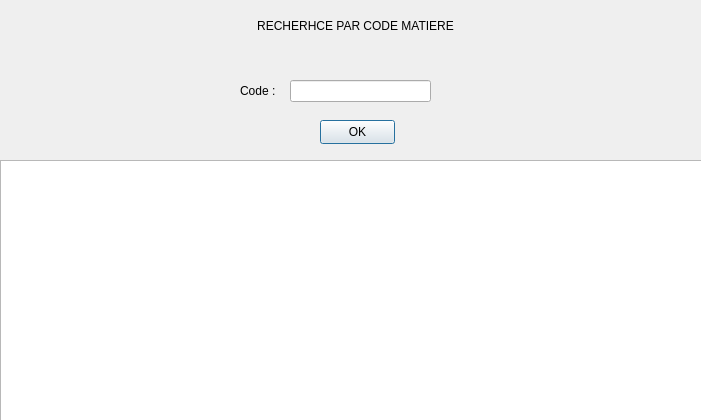
<?xml version="1.0" encoding="UTF-8"?>
<ui version="4.0">
 <class>Dialog</class>
 <widget class="QDialog" name="Dialog">
  <property name="geometry">
   <rect>
    <x>0</x>
    <y>0</y>
    <width>701</width>
    <height>420</height>
   </rect>
  </property>
  <property name="windowTitle">
   <string>Dialog</string>
  </property>
  <property name="styleSheet">
   <string notr="true">QProgressBar:horizontal {
    border: 1px solid #3A3939;
    text-align: center;
    padding: 1px;
    background: #201F1F;
}
QProgressBar::chunk:horizontal {
    background-color: qlineargradient(spread:reflect, x1:1, y1:0.545, x2:1, y2:0, stop:0 rgba(28, 66, 111, 255), stop:1 rgba(37, 87, 146, 255));
}

QToolTip
{
    border: 1px solid #3A3939;
    background-color: rgb(90, 102, 117);;
    color: white;
    padding: 1px;
    opacity: 200;
}

QWidget
{
    color: silver;
    background-color: #302F2F;
    selection-background-color:#3d8ec9;
    selection-color: black;
    background-clip: border;
    border-image: none;
    outline: 0;
}

QWidget:item:hover
{
    background-color: #78879b;
    color: black;
}

QWidget:item:selected
{
    background-color: #3d8ec9;
}

QCheckBox
{
    spacing: 5px;
    outline: none;
    color: #bbb;
    margin-bottom: 2px;
}

QCheckBox:disabled
{
    color: #777777;
}
QCheckBox::indicator,
QGroupBox::indicator
{
    width: 18px;
    height: 18px;
}
QGroupBox::indicator
{
    margin-left: 2px;
}

QCheckBox::indicator:unchecked,
QCheckBox::indicator:unchecked:hover,
QGroupBox::indicator:unchecked,
QGroupBox::indicator:unchecked:hover
{
    image: url(:/dark_blue/img/checkbox_unchecked.png);
}

QCheckBox::indicator:unchecked:focus,
QCheckBox::indicator:unchecked:pressed,
QGroupBox::indicator:unchecked:focus,
QGroupBox::indicator:unchecked:pressed
{
  border: none;
    image: url(:/dark_blue/img/checkbox_unchecked_focus.png);
}

QCheckBox::indicator:checked,
QCheckBox::indicator:checked:hover,
QGroupBox::indicator:checked,
QGroupBox::indicator:checked:hover
{
    image: url(:/dark_blue/img/checkbox_checked.png);
}

QCheckBox::indicator:checked:focus,
QCheckBox::indicator:checked:pressed,
QGroupBox::indicator:checked:focus,
QGroupBox::indicator:checked:pressed
{
  border: none;
    image: url(:/dark_blue/img/checkbox_checked_focus.png);
}

QCheckBox::indicator:indeterminate,
QCheckBox::indicator:indeterminate:hover,
QCheckBox::indicator:indeterminate:pressed
QGroupBox::indicator:indeterminate,
QGroupBox::indicator:indeterminate:hover,
QGroupBox::indicator:indeterminate:pressed
{
    image: url(:/dark_blue/img/checkbox_indeterminate.png);
}

QCheckBox::indicator:indeterminate:focus,
QGroupBox::indicator:indeterminate:focus
{
    image: url(:/dark_blue/img/checkbox_indeterminate_focus.png);
}

QCheckBox::indicator:checked:disabled,
QGroupBox::indicator:checked:disabled
{
    image: url(:/dark_blue/img/checkbox_checked_disabled.png);
}

QCheckBox::indicator:unchecked:disabled,
QGroupBox::indicator:unchecked:disabled
{
    image: url(:/dark_blue/img/checkbox_unchecked_disabled.png);
}

QRadioButton
{
    spacing: 5px;
    outline: none;
    color: #bbb;
    margin-bottom: 2px;
}

QRadioButton:disabled
{
    color: #777777;
}
QRadioButton::indicator
{
    width: 21px;
    height: 21px;
}

QRadioButton::indicator:unchecked,
QRadioButton::indicator:unchecked:hover
{
    image: url(:/dark_blue/img/radio_unchecked.png);
}

QRadioButton::indicator:unchecked:focus,
QRadioButton::indicator:unchecked:pressed
{
  border: none;
  outline: none;
    image: url(:/dark_blue/img/radio_unchecked_focus.png);
}

QRadioButton::indicator:checked,
QRadioButton::indicator:checked:hover
{
  border: none;
  outline: none;
    image: url(:/dark_blue/img/radio_checked.png);
}

QRadioButton::indicator:checked:focus,
QRadioButton::indicato::menu-arrowr:checked:pressed
{
  border: none;
  outline: none;
    image: url(:/dark_blue/img/radio_checked_focus.png);
}

QRadioButton::indicator:indeterminate,
QRadioButton::indicator:indeterminate:hover,
QRadioButton::indicator:indeterminate:pressed
{
        image: url(:/dark_blue/img/radio_indeterminate.png);
}

QRadioButton::indicator:checked:disabled
{
  outline: none;
  image: url(:/dark_blue/img/radio_checked_disabled.png);
}

QRadioButton::indicator:unchecked:disabled
{
    image: url(:/dark_blue/img/radio_unchecked_disabled.png);
}


QMenuBar
{
    background-color: #302F2F;
    color: silver;
}

QMenuBar::item
{
    background: transparent;
}

QMenuBar::item:selected
{
    background: transparent;
    border: 1px solid #3A3939;
}

QMenuBar::item:pressed
{
    border: 1px solid #3A3939;
    background-color: #3d8ec9;
    color: black;
    margin-bottom:-1px;
    padding-bottom:1px;
}

QMenu
{
    border: 1px solid #3A3939;
    color: silver;
    margin: 1px;
}

QMenu::icon
{
    margin: 1px;
}

QMenu::item
{
    padding: 2px 2px 2px 25px;
    margin-left: 5px;
    border: 1px solid transparent; /* reserve space for selection border */
}

QMenu::item:selected
{
    color: black;
}

QMenu::separator {
    height: 2px;
    background: lightblue;
    margin-left: 10px;
    margin-right: 5px;
}

QMenu::indicator {
    width: 16px;
    height: 16px;
}

/* non-exclusive indicator = check box style indicator
   (see QActionGroup::setExclusive) */
QMenu::indicator:non-exclusive:unchecked {
    image: url(:/dark_blue/img/checkbox_unchecked.png);
}

QMenu::indicator:non-exclusive:unchecked:selected {
    image: url(:/dark_blue/img/checkbox_unchecked_disabled.png);
}

QMenu::indicator:non-exclusive:checked {
    image: url(:/dark_blue/img/checkbox_checked.png);
}

QMenu::indicator:non-exclusive:checked:selected {
    image: url(:/dark_blue/img/checkbox_checked_disabled.png);
}

/* exclusive indicator = radio button style indicator (see QActionGroup::setExclusive) */
QMenu::indicator:exclusive:unchecked {
    image: url(:/dark_blue/img/radio_unchecked.png);
}

QMenu::indicator:exclusive:unchecked:selected {
    image: url(:/dark_blue/img/radio_unchecked_disabled.png);
}

QMenu::indicator:exclusive:checked {
    image: url(:/dark_blue/img/radio_checked.png);
}

QMenu::indicator:exclusive:checked:selected {
    image: url(:/dark_blue/img/radio_checked_disabled.png);
}

QMenu::right-arrow {
    margin: 5px;
    image: url(:/dark_blue/img/right_arrow.png)
}


QWidget:disabled
{
    color: #808080;
    background-color: #302F2F;
}

QAbstractItemView
{
    alternate-background-color: #3A3939;
    color: silver;
    border: 1px solid 3A3939;
    border-radius: 2px;
    padding: 1px;
}

QWidget:focus, QMenuBar:focus
{
    border: 1px solid #78879b;
}

QTabWidget:focus, QCheckBox:focus, QRadioButton:focus, QSlider:focus
{
    border: none;
}

QLineEdit
{
    background-color: #201F1F;
    padding: 2px;
    border-style: solid;
    border: 1px solid #3A3939;
    border-radius: 2px;
    color: silver;
}

QGroupBox {
    border:1px solid #3A3939;
    border-radius: 2px;
    margin-top: 20px;
    background-color: #302F2F;
    color: silver;
}

QGroupBox::title {
    subcontrol-origin: margin;
    subcontrol-position: top center;
    padding-left: 10px;
    padding-right: 10px;
    padding-top: 10px;
}

QAbstractScrollArea
{
    border-radius: 2px;
    border: 1px solid #3A3939;
    background-color: transparent;
}

QScrollBar:horizontal
{
    height: 15px;
    margin: 3px 15px 3px 15px;
    border: 1px transparent #2A2929;
    border-radius: 4px;
    background-color: #2A2929;
}

QScrollBar::handle:horizontal
{
    background-color: #605F5F;
    min-width: 5px;
    border-radius: 4px;
}

QScrollBar::add-line:horizontal
{
    margin: 0px 3px 0px 3px;
    border-image: url(:/dark_blue/img/right_arrow_disabled.png);
    width: 10px;
    height: 10px;
    subcontrol-position: right;
    subcontrol-origin: margin;
}

QScrollBar::sub-line:horizontal
{
    margin: 0px 3px 0px 3px;
    border-image: url(:/dark_blue/img/left_arrow_disabled.png);
    height: 10px;
    width: 10px;
    subcontrol-position: left;
    subcontrol-origin: margin;
}

QScrollBar::add-line:horizontal:hover,QScrollBar::add-line:horizontal:on
{
    border-image: url(:/dark_blue/img/right_arrow.png);
    height: 10px;
    width: 10px;
    subcontrol-position: right;
    subcontrol-origin: margin;
}


QScrollBar::sub-line:horizontal:hover, QScrollBar::sub-line:horizontal:on
{
    border-image: url(:/dark_blue/img/left_arrow.png);
    height: 10px;
    width: 10px;
    subcontrol-position: left;
    subcontrol-origin: margin;
}

QScrollBar::up-arrow:horizontal, QScrollBar::down-arrow:horizontal
{
    background: none;
}


QScrollBar::add-page:horizontal, QScrollBar::sub-page:horizontal
{
    background: none;
}

QScrollBar:vertical
{
    background-color: #2A2929;
    width: 15px;
    margin: 15px 3px 15px 3px;
    border: 1px transparent #2A2929;
    border-radius: 4px;
}

QScrollBar::handle:vertical
{
    background-color: #605F5F;
    min-height: 5px;
    border-radius: 4px;
}

QScrollBar::sub-line:vertical
{
    margin: 3px 0px 3px 0px;
    border-image: url(:/dark_blue/img/up_arrow_disabled.png);
    height: 10px;
    width: 10px;
    subcontrol-position: top;
    subcontrol-origin: margin;
}

QScrollBar::add-line:vertical
{
    margin: 3px 0px 3px 0px;
    border-image: url(:/dark_blue/img/down_arrow_disabled.png);
    height: 10px;
    width: 10px;
    subcontrol-position: bottom;
    subcontrol-origin: margin;
}

QScrollBar::sub-line:vertical:hover,QScrollBar::sub-line:vertical:on
{

    border-image: url(:/dark_blue/img/up_arrow.png);
    height: 10px;
    width: 10px;
    subcontrol-position: top;
    subcontrol-origin: margin;
}


QScrollBar::add-line:vertical:hover, QScrollBar::add-line:vertical:on
{
    border-image: url(:/dark_blue/img/down_arrow.png);
    height: 10px;
    width: 10px;
    subcontrol-position: bottom;
    subcontrol-origin: margin;
}

QScrollBar::up-arrow:vertical, QScrollBar::down-arrow:vertical
{
    background: none;
}


QScrollBar::add-page:vertical, QScrollBar::sub-page:vertical
{
    background: none;
}

QTextEdit
{
    background-color: #201F1F;
    color: silver;
    border: 1px solid #3A3939;
}

QPlainTextEdit
{
    background-color: #201F1F;;
    color: silver;
    border-radius: 2px;
    border: 1px solid #3A3939;
}

QHeaderView::section
{
    background-color: #3A3939;
    color: silver;
    padding-left: 4px;
    border: 1px solid #6c6c6c;
}

QSizeGrip {
    image: url(:/dark_blue/img/sizegrip.png);
    width: 12px;
    height: 12px;
}

QMainWindow
{
    background-color: #302F2F;

}

QMainWindow::separator
{
    background-color: #302F2F;
    color: white;
    padding-left: 4px;
    spacing: 2px;
    border: 1px dashed #3A3939;
}

QMainWindow::separator:hover
{

    background-color: #787876;
    color: white;
    padding-left: 4px;
    border: 1px solid #3A3939;
    spacing: 2px;
}


QMenu::separator
{
    height: 1px;
    background-color: #3A3939;
    color: white;
    padding-left: 4px;
    margin-left: 10px;
    margin-right: 5px;
}


QFrame
{
    border-radius: 2px;
    border: 1px solid #444;
}

QFrame[frameShape=&quot;0&quot;]
{
    border-radius: 2px;
    border: 1px transparent #444;
}

QStackedWidget
{
    background-color: #302F2F;
    border: 1px transparent black;
}

QToolBar {
    border: 1px transparent #393838;
    background: 1px solid #302F2F;
    font-weight: bold;
}

QToolBar::handle:horizontal {
    image: url(:/dark_blue/img/Hmovetoolbar.png);
}
QToolBar::handle:vertical {
    image: url(:/dark_blue/img/Vmovetoolbar.png);
}
QToolBar::separator:horizontal {
    image: url(:/dark_blue/img/Hsepartoolbar.png);
}
QToolBar::separator:vertical {
    image: url(:/dark_blue/img/Vsepartoolbars.png);
}

QPushButton
{
    color: silver;
    background-color: #302F2F;
    border-width: 2px;
    border-color: #4A4949;
    border-style: solid;
    padding-top: 2px;
    padding-bottom: 2px;
    padding-left: 10px;
    padding-right: 10px;
    border-radius: 4px;
    /* outline: none; */
    /* min-width: 40px; */
}

QPushButton:disabled
{
    background-color: #302F2F;
    border-width: 2px;
    border-color: #3A3939;
    border-style: solid;
    padding-top: 2px;
    padding-bottom: 2px;
    padding-left: 10px;
    padding-right: 10px;
    /*border-radius: 2px;*/
    color: #808080;
}

QPushButton:focus {
    background-color: #3d8ec9;
    color: white;
}

QComboBox
{
    selection-background-color: #3d8ec9;
    background-color: #201F1F;
    border-style: solid;
    border: 1px solid #3A3939;
    border-radius: 2px;
    padding: 2px;
    min-width: 75px;
}

QPushButton:checked{
    background-color: #4A4949;
    border-color: #6A6969;
}

QPushButton:hover {
    border: 2px solid #78879b;
    color: silver;
}

QComboBox:hover, QAbstractSpinBox:hover,QLineEdit:hover,QTextEdit:hover,QPlainTextEdit:hover,QAbstractView:hover,QTreeView:hover
{
    border: 1px solid #78879b;
    color: silver;
}

QComboBox:on
{
    background-color: #626873;
    padding-top: 3px;
    padding-left: 4px;
    selection-background-color: #4a4a4a;
}

QComboBox QAbstractItemView
{
    background-color: #201F1F;
    border-radius: 2px;
    border: 1px solid #444;
    selection-background-color: #3d8ec9;
    color: silver;
}

QComboBox::drop-down
{
    subcontrol-origin: padding;
    subcontrol-position: top right;
    width: 15px;

    border-left-width: 0px;
    border-left-color: darkgray;
    border-left-style: solid;
    border-top-right-radius: 3px;
    border-bottom-right-radius: 3px;
}

QComboBox::down-arrow
{
    image: url(:/dark_blue/img/down_arrow_disabled.png);
}

QComboBox::down-arrow:on, QComboBox::down-arrow:hover,
QComboBox::down-arrow:focus
{
    image: url(:/dark_blue/img/down_arrow.png);
}

QPushButton:pressed
{
    background-color: #484846;
}

QAbstractSpinBox {
    padding-top: 2px;
    padding-bottom: 2px;
    border: 1px solid #3A3939;
    background-color: #201F1F;
    color: silver;
    border-radius: 2px;
    min-width: 75px;
}

QAbstractSpinBox:up-button
{
    background-color: transparent;
    subcontrol-origin: border;
    subcontrol-position: top right;
}

QAbstractSpinBox:down-button
{
    background-color: transparent;
    subcontrol-origin: border;
    subcontrol-position: bottom right;
}

QAbstractSpinBox::up-arrow,QAbstractSpinBox::up-arrow:disabled,QAbstractSpinBox::up-arrow:off {
    image: url(:/dark_blue/img/up_arrow_disabled.png);
    width: 10px;
    height: 10px;
}
QAbstractSpinBox::up-arrow:hover
{
    image: url(:/dark_blue/img/up_arrow.png);
}


QAbstractSpinBox::down-arrow,QAbstractSpinBox::down-arrow:disabled,QAbstractSpinBox::down-arrow:off
{
    image: url(:/dark_blue/img/down_arrow_disabled.png);
    width: 10px;
    height: 10px;
}
QAbstractSpinBox::down-arrow:hover
{
    image: url(:/dark_blue/img/down_arrow.png);
}


QLabel
{
    border: 0px solid black;
}

QTabWidget{
    border: 1px transparent black;
}

QTabWidget::pane {
    border: 1px solid #444;
    border-radius: 3px;
    padding: 3px;
}

QTabBar
{
    qproperty-drawBase: 0;
    left: 5px; /* move to the right by 5px */
}

QTabBar:focus
{
    border: 0px transparent black;
}

QTabBar::close-button  {
    image: url(:/dark_blue/img/close.png);
    background: transparent;
}

QTabBar::close-button:hover
{
    image: url(:/dark_blue/img/close-hover.png);
    background: transparent;
}

QTabBar::close-button:pressed {
    image: url(:/dark_blue/img/close-pressed.png);
    background: transparent;
}

/* TOP TABS */
QTabBar::tab:top {
    color: #b1b1b1;
    border: 1px solid #4A4949;
    border-bottom: 1px transparent black;
    background-color: #302F2F;
    padding: 5px;
    border-top-left-radius: 2px;
    border-top-right-radius: 2px;
}

QTabBar::tab:top:!selected
{
    color: #b1b1b1;
    background-color: #201F1F;
    border: 1px transparent #4A4949;
    border-bottom: 1px transparent #4A4949;
    border-top-left-radius: 0px;
    border-top-right-radius: 0px;
}

QTabBar::tab:top:!selected:hover {
    background-color: #48576b;
}

/* BOTTOM TABS */
QTabBar::tab:bottom {
    color: #b1b1b1;
    border: 1px solid #4A4949;
    border-top: 1px transparent black;
    background-color: #302F2F;
    padding: 5px;
    border-bottom-left-radius: 2px;
    border-bottom-right-radius: 2px;
}

QTabBar::tab:bottom:!selected
{
    color: #b1b1b1;
    background-color: #201F1F;
    border: 1px transparent #4A4949;
    border-top: 1px transparent #4A4949;
    border-bottom-left-radius: 0px;
    border-bottom-right-radius: 0px;
}

QTabBar::tab:bottom:!selected:hover {
    background-color: #78879b;
}

/* LEFT TABS */
QTabBar::tab:left {
    color: #b1b1b1;
    border: 1px solid #4A4949;
    border-left: 1px transparent black;
    background-color: #302F2F;
    padding: 5px;
    border-top-right-radius: 2px;
    border-bottom-right-radius: 2px;
}

QTabBar::tab:left:!selected
{
    color: #b1b1b1;
    background-color: #201F1F;
    border: 1px transparent #4A4949;
    border-right: 1px transparent #4A4949;
    border-top-right-radius: 0px;
    border-bottom-right-radius: 0px;
}

QTabBar::tab:left:!selected:hover {
    background-color: #48576b;
}


/* RIGHT TABS */
QTabBar::tab:right {
    color: #b1b1b1;
    border: 1px solid #4A4949;
    border-right: 1px transparent black;
    background-color: #302F2F;
    padding: 5px;
    border-top-left-radius: 2px;
    border-bottom-left-radius: 2px;
}

QTabBar::tab:right:!selected
{
    color: #b1b1b1;
    background-color: #201F1F;
    border: 1px transparent #4A4949;
    border-right: 1px transparent #4A4949;
    border-top-left-radius: 0px;
    border-bottom-left-radius: 0px;
}

QTabBar::tab:right:!selected:hover {
    background-color: #48576b;
}

QTabBar QToolButton::right-arrow:enabled {
     image: url(:/dark_blue/img/right_arrow.png);
 }

 QTabBar QToolButton::left-arrow:enabled {
     image: url(:/dark_blue/img/left_arrow.png);
 }

QTabBar QToolButton::right-arrow:disabled {
     image: url(:/dark_blue/img/right_arrow_disabled.png);
 }

 QTabBar QToolButton::left-arrow:disabled {
     image: url(:/dark_blue/img/left_arrow_disabled.png);
 }


QDockWidget {
    border: 1px solid #403F3F;
    titlebar-close-icon: url(:/dark_blue/img/close.png);
    titlebar-normal-icon: url(:/dark_blue/img/undock.png);
}

QDockWidget::close-button, QDockWidget::float-button {
    border: 1px solid transparent;
    border-radius: 2px;
    background: transparent;
}

QDockWidget::close-button:hover, QDockWidget::float-button:hover {
    background: rgba(255, 255, 255, 10);
}

QDockWidget::close-button:pressed, QDockWidget::float-button:pressed {
    padding: 1px -1px -1px 1px;
    background: rgba(255, 255, 255, 10);
}

QTreeView, QListView, QTextBrowser, AtLineEdit, AtLineEdit::hover {
    border: 1px solid #444;
    background-color: silver;
    border-radius: 3px;
    margin-left: 3px;
    color: black;
}

QTreeView:branch:selected, QTreeView:branch:hover {
    background: url(:/dark_blue/img/transparent.png);
}

QTreeView::branch:has-siblings:!adjoins-item {
    border-image: url(:/dark_blue/img/transparent.png);
}

QTreeView::branch:has-siblings:adjoins-item {
    border-image: url(:/dark_blue/img/transparent.png);
}

QTreeView::branch:!has-children:!has-siblings:adjoins-item {
    border-image: url(:/dark_blue/img/transparent.png);
}

QTreeView::branch:has-children:!has-siblings:closed,
QTreeView::branch:closed:has-children:has-siblings {
    image: url(:/dark_blue/img/branch_closed.png);
}

QTreeView::branch:open:has-children:!has-siblings,
QTreeView::branch:open:has-children:has-siblings  {
    image: url(:/dark_blue/img/branch_open.png);
}

QTreeView::branch:has-children:!has-siblings:closed:hover,
QTreeView::branch:closed:has-children:has-siblings:hover {
    image: url(:/dark_blue/img/branch_closed-on.png);
    }

QTreeView::branch:open:has-children:!has-siblings:hover,
QTreeView::branch:open:has-children:has-siblings:hover  {
    image: url(:/dark_blue/img/branch_open-on.png);
    }

QListView::item:!selected:hover, QListView::item:!selected:hover, QTreeView::item:!selected:hover  {
    background: rgba(0, 0, 0, 0);
    outline: 0;
    color: #FFFFFF
}

QListView::item:selected:hover, QListView::item:selected:hover, QTreeView::item:selected:hover  {
    background: #3d8ec9;
    color: #FFFFFF;
}

QSlider::groove:horizontal {
    border: 1px solid #3A3939;
    height: 8px;
    background: #201F1F;
    margin: 2px 0;
    border-radius: 2px;
}

QSlider::handle:horizontal {
    background: QLinearGradient( x1: 0, y1: 0, x2: 0, y2: 1,
      stop: 0.0 silver, stop: 0.2 #a8a8a8, stop: 1 #727272);
    border: 1px solid #3A3939;
    width: 14px;
    height: 14px;
    margin: -4px 0;
    border-radius: 2px;
}

QSlider::groove:vertical {
    border: 1px solid #3A3939;
    width: 8px;
    background: #201F1F;
    margin: 0 0px;
    border-radius: 2px;
}

QSlider::handle:vertical {
    background: QLinearGradient( x1: 0, y1: 0, x2: 0, y2: 1, stop: 0.0 silver,
    stop: 0.2 #a8a8a8, stop: 1 #727272);
    border: 1px solid #3A3939;
    width: 14px;
    height: 14px;
    margin: 0 -4px;
    border-radius: 2px;
}

QToolButton {
    /*  background-color: transparent; */
    border: 2px transparent #4A4949;
    border-radius: 4px;
    background-color: dimgray;
    margin: 2px;
    padding: 2px;
}

QToolButton[popupMode=&quot;1&quot;] { /* only for MenuButtonPopup */
 padding-right: 20px; /* make way for the popup button */
 border: 2px transparent #4A4949;
 border-radius: 4px;
}

QToolButton[popupMode=&quot;2&quot;] { /* only for InstantPopup */
 padding-right: 10px; /* make way for the popup button */
 border: 2px transparent #4A4949;
}


QToolButton:hover, QToolButton::menu-button:hover {
    border: 2px solid #78879b;
}

QToolButton:checked, QToolButton:pressed,
    QToolButton::menu-button:pressed {
    background-color: #4A4949;
    border: 2px solid #78879b;
}

/* the subcontrol below is used only in the InstantPopup or DelayedPopup mode */
QToolButton::menu-indicator {
    image: url(:/dark_blue/img/down_arrow.png);
    top: -7px; left: -2px; /* shift it a bit */
}

/* the subcontrols below are used only in the MenuButtonPopup mode */
QToolButton::menu-button {
    border: 1px transparent #4A4949;
    border-top-right-radius: 6px;
    border-bottom-right-radius: 6px;
    /* 16px width + 4px for border = 20px allocated above */
    width: 16px;
    outline: none;
}

QToolButton::menu-arrow {
    image: url(:/dark_blue/img/down_arrow.png);
}

QToolButton::menu-arrow:open {
    top: 1px; left: 1px; /* shift it a bit */
    border: 1px solid #3A3939;
}

QPushButton::menu-indicator  {
    subcontrol-origin: padding;
    subcontrol-position: bottom right;
    left: 4px;
}

QTableView
{
    border: 1px solid #444;
    gridline-color: #6c6c6c;
    background-color: #201F1F;
}


QTableView, QHeaderView
{
    border-radius: 0px;
}

QTableView::item:pressed, QListView::item:pressed, QTreeView::item:pressed  {
    background: #78879b;
    color: #FFFFFF;
}

QTableView::item:selected:active, QTreeView::item:selected:active, QListView::item:selected:active  {
    background: #3d8ec9;
    color: #FFFFFF;
}


QHeaderView
{
    border: 1px transparent;
    border-radius: 2px;
    margin: 0px;
    padding: 0px;
}

QHeaderView::section  {
    background-color: #3A3939;
    color: silver;
    padding: 4px;
    border: 1px solid #6c6c6c;
    border-radius: 0px;
    text-align: center;
}

QHeaderView::section::vertical::first, QHeaderView::section::vertical::only-one
{
    border-top: 1px solid #6c6c6c;
}

QHeaderView::section::vertical
{
    border-top: transparent;
}

QHeaderView::section::horizontal::first, QHeaderView::section::horizontal::only-one
{
    border-left: 1px solid #6c6c6c;
}

QHeaderView::section::horizontal
{
    border-left: transparent;
}


QHeaderView::section:checked
 {
    color: white;
    background-color: #5A5959;
 }

 /* style the sort indicator */
QHeaderView::down-arrow {
    image: url(:/dark_blue/img/down_arrow.png);
}

QHeaderView::up-arrow {
    image: url(:/dark_blue/img/up_arrow.png);
}


QTableCornerButton::section {
    background-color: #3A3939;
    border: 1px solid #3A3939;
    border-radius: 2px;
}

QToolBox  {
    padding: 3px;
    border: 1px transparent black;
}

QToolBox::tab {
    color: #b1b1b1;
    background-color: #302F2F;
    border: 1px solid #4A4949;
    border-bottom: 1px transparent #302F2F;
    border-top-left-radius: 5px;
    border-top-right-radius: 5px;
}

 QToolBox::tab:selected { /* italicize selected tabs */
    font: italic;
    background-color: #302F2F;
    border-color: #3d8ec9;
 }

QStatusBar::item {
    border: 1px solid #3A3939;
    border-radius: 2px;
 }


QFrame[height=&quot;3&quot;], QFrame[width=&quot;3&quot;] {
    background-color: #AAA;
}


QSplitter::handle {
    border: 1px dashed #3A3939;
}

QSplitter::handle:hover {
    background-color: #787876;
    border: 1px solid #3A3939;
}

QSplitter::handle:horizontal {
    width: 1px;
}

QSplitter::handle:vertical {
    height: 1px;
}

QListWidget {
    background-color: silver;
    border-radius: 5px;
    margin-left: 5px;
}

QListWidget::item {
    color: black;
}

QMessageBox {
    messagebox-critical-icon	: url(:/dark_blue/img/critical.png);
    messagebox-information-icon	: url(:/dark_blue/img/information.png);
    messagebox-question-icon	: url(:/dark_blue/img/question.png);
    messagebox-warning-icon:    : url(:/dark_blue/img/warning.png);
}

ColorButton::enabled {
    border-radius: 0px;
    border: 1px solid #444444;
}

ColorButton::disabled {
    border-radius: 0px;
    border: 1px solid #AAAAAA;
}</string>
  </property>
  <widget class="QLabel" name="label_2">
   <property name="geometry">
    <rect>
     <x>240</x>
     <y>80</y>
     <width>51</width>
     <height>21</height>
    </rect>
   </property>
   <property name="text">
    <string>Code :</string>
   </property>
  </widget>
  <widget class="QPushButton" name="pushButton">
   <property name="geometry">
    <rect>
     <x>320</x>
     <y>120</y>
     <width>75</width>
     <height>24</height>
    </rect>
   </property>
   <property name="text">
    <string>OK</string>
   </property>
  </widget>
  <widget class="QTableView" name="tableView">
   <property name="geometry">
    <rect>
     <x>0</x>
     <y>160</y>
     <width>711</width>
     <height>261</height>
    </rect>
   </property>
  </widget>
  <widget class="QLabel" name="label">
   <property name="geometry">
    <rect>
     <x>250</x>
     <y>10</y>
     <width>211</width>
     <height>31</height>
    </rect>
   </property>
   <property name="text">
    <string>RECHERHCE PAR CODE MATIERE</string>
   </property>
   <property name="alignment">
    <set>Qt::AlignCenter</set>
   </property>
  </widget>
  <widget class="QLineEdit" name="lineEdit">
   <property name="geometry">
    <rect>
     <x>290</x>
     <y>80</y>
     <width>141</width>
     <height>22</height>
    </rect>
   </property>
  </widget>
 </widget>
 <resources/>
 <connections/>
</ui>
